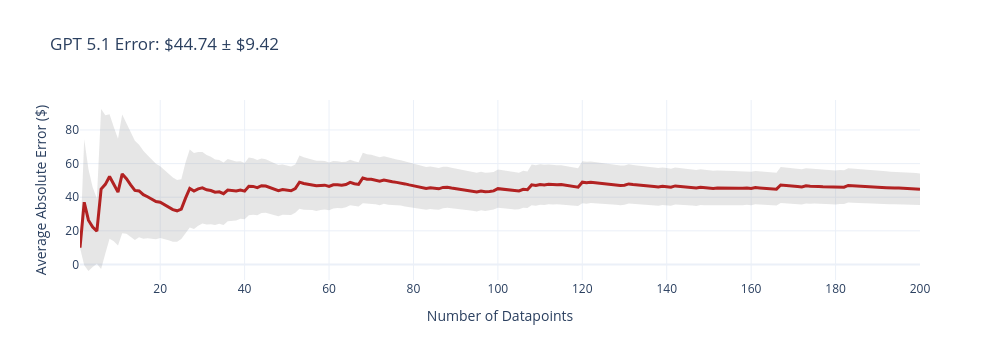
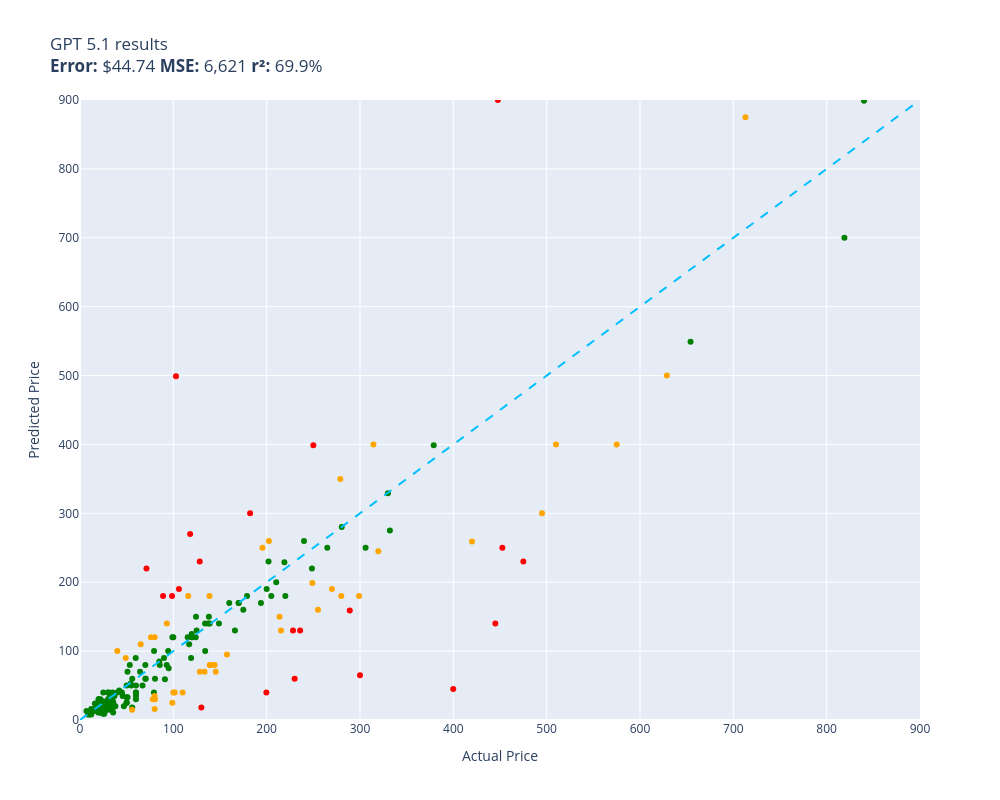

Source (notebook cell) for these figures, in order:
### Code cell
evaluate(gpt_5__1, test)

### Figure 1 — Plotly figure (JSON) as saved in the notebook; plotly's stock layout.template omitted (floating-point values rounded to 4 significant figures; data arrays with more than 128 entries replaced by an {"elided": "..."} marker saying what was removed)
{"data": [{"fill": "toself", "fillcolor": "rgba(128,128,128,0.2)", "hoverinfo": "skip", "line": {"color": "rgba(255,255,255,0)"}, "name": "95% CI", "showlegend": false, "type": "scatter", "x": {"elided": "400 int values"}, "y": {"elided": "400 float values"}}, {"customdata": {"elided": "200x1 float values"}, "hovertemplate": "n=%{x}<br>Avg Error=$%{y:,.2f}<br>±95% CI=$%{customdata[0]:,.2f}<extra></extra>", "line": {"color": "firebrick", "width": 3}, "mode": "lines", "name": "Cumulative Avg Error", "type": "scatter", "x": {"elided": "200 int values"}, "y": {"elided": "200 float values"}}], "layout": {"height": 360, "showlegend": false, "title": {"text": "GPT 5.1 Error: $44.74 ± $9.42"}, "width": 1000, "xaxis": {"title": {"text": "Number of Datapoints"}}, "yaxis": {"title": {"text": "Average Absolute Error ($)"}}}}

### Figure 2 — Plotly figure (JSON) as saved in the notebook; plotly's stock layout.template omitted (floating-point values rounded to 4 significant figures; data arrays with more than 128 entries replaced by an {"elided": "..."} marker saying what was removed)
{"data": [{"customdata": {"elided": "137x1 str values"}, "hovertemplate": "%{customdata[0]}<extra></extra>", "legendgroup": "green", "marker": {"color": "green", "size": 6, "symbol": "circle"}, "mode": "markers", "name": "green", "orientation": "v", "showlegend": true, "type": "scatter", "x": {"elided": "137 float values"}, "xaxis": "x", "y": {"elided": "137 float values"}, "yaxis": "y"}, {"customdata": [["telpo Headlight Assembly Fit For 15 Camr...\nGuess=$179.99 Actual=$115.99"], ["SuppliesOutlet Compatible Toner Cartridg...\nGuess=$80.00 Actual=$144.29"], ["ACDelco GM Original Equipment FW339 Fron...\nGuess=$129.99 Actual=$215.33"], ["Bam France 2002XL Contoured Hightech Bla...\nGuess=$875.00 Actual=$713.00"], ["Mini PC, Kinupute Desktop Computer E3-12...\nGuess=$299.99 Actual=$495.00"], ["Clementoni 39132.5 Jigsaw Puzzle 1,000 P...\nGuess=$15.99 Actual=$79.95"], ["KOMPUTERBAY 4GB 2X 2GB DDR2 1066MHz PC2-...\nGuess=$29.99 Actual=$80.34"], ["Task T24287 Roman Ogee Router Bit with 1...\nGuess=$14.99 Actual=$55.88"], ["Travelpro Platinum Elite Slim Business L...\nGuess=$149.99 Actual=$213.83"], ["15\" Locking Shower Head Extension Arm in...\nGuess=$34.99 Actual=$79.95"], ["Tidal Front + Rear Fender Flares 4PC Poc...\nGuess=$159.99 Actual=$254.99"], ["Wenger City Upgrade Laptop Backpack with...\nGuess=$69.99 Actual=$145.42"], ["MC: Pindicator (Dual Intensity Amber)\nGuess=$99.99 Actual=$40.00"], ["Evan-Fischer Front Bumper Cover Compatib...\nGuess=$259.99 Actual=$202.38"], ["Webcem Solar Shed Light Outdoor Indoor, ...\nGuess=$29.99 Actual=$77.96"], ["Western Digital Enterprise RE4-GP 2TB SA...\nGuess=$40.00 Actual=$109.95"], ["Poison Spyder 10-08-020 Rocker Knocker\nGuess=$499.99 Actual=$628.76"], ["BESTILL Wall Mounted Shower Faucet Set, ...\nGuess=$119.99 Actual=$76.00"], ["Trail Gear Twin Stick Kit for Top Shift ...\nGuess=$179.95 Actual=$279.92"], ["Marvel Legends Series X-Men 6-Inch Archa...\nGuess=$24.99 Actual=$98.95"], ["Grey Pneumatic 1311SD Impact Socket Set\nGuess=$94.99 Actual=$157.43"], ["Aeromotive 13304 Regulator, X1 Adjustabl...\nGuess=$189.99 Actual=$269.95"], ["Walker Exhaust Ultra EPA 16478 Direct Fi...\nGuess=$400.00 Actual=$574.99"], ["MGP Caliper Covers 39011SACURD Red Powde...\nGuess=$199.00 Actual=$249.00"], ["Mikrotik RB3011UIAS-RM RouterBOARD 10xGi...\nGuess=$179.99 Actual=$299.00"], ["AC Compressor & A/C Kit For BMW 335i 335...\nGuess=$399.99 Actual=$314.41"], ["DuraGo 29515020 Front Hub Assembly\nGuess=$69.99 Actual=$128.34"], ["MXR Carbon Copy Deluxe Analog Delay Guit...\nGuess=$249.99 Actual=$195.50"], ["New Replacement seat cover fits Yamaha M...\nGuess=$79.99 Actual=$138.95"], ["UPR Mach 1 Chin Spoiler Fits 94-98 Musta...\nGuess=$109.99 Actual=$64.99"], ["Competition Clutch Disc and Pressure Pla...\nGuess=$399.99 Actual=$510.00"], ["StonKraft Brass Chess Board Game Set wit...\nGuess=$79.99 Actual=$140.00"], ["VIPMOTOZ Sequential Turn Signal Premium ...\nGuess=$349.99 Actual=$278.94"], ["A-Premium Front Suspension Steering Knuc...\nGuess=$89.99 Actual=$48.99"], ["Venom Power Terra Hunter R/T+ R/T All-Te...\nGuess=$245.00 Actual=$319.65"], ["Pacific Drums PDCM1618TTRB 16 x 18 Inche...\nGuess=$259.00 Actual=$419.99"], ["DuraGo BR5330 Front Vented Disc Brake Ro...\nGuess=$39.99 Actual=$101.51"], ["Samsung DA97-07603B Freezer Ice Maker As...\nGuess=$139.99 Actual=$93.02"], ["Targus CityGear Durable Backpack, Black,...\nGuess=$69.99 Actual=$133.43"], ["Garmin 010-12402-10 GT15M-TM Transom-Mou...\nGuess=$179.99 Actual=$138.74"], ["Fitness Center Gym Room Weight Train Dua...\nGuess=$39.99 Actual=$99.99"], ["MonMount Triple Monitor Stand Freestandi...\nGuess=$119.99 Actual=$79.99"]], "hovertemplate": "%{customdata[0]}<extra></extra>", "legendgroup": "orange", "marker": {"color": "orange", "size": 6, "symbol": "circle"}, "mode": "markers", "name": "orange", "orientation": "v", "showlegend": true, "type": "scatter", "x": [116.0, 144.3, 215.3, 713.0, 495.0, 79.95, 80.34, 55.88, 213.8, 79.95, 255.0, 145.4, 40.0, 202.4, 77.96, 110.0, 628.8, 76.0, 279.9, 98.95, 157.4, 269.9, 575.0, 249.0, 299.0, 314.4, 128.3, 195.5, 138.9, 64.99, 510.0, 140.0, 278.9, 48.99, 319.6, 420.0, 101.5, 93.02, 133.4, 138.7, 99.99, 79.99], "xaxis": "x", "y": [180.0, 80.0, 130.0, 875.0, 300.0, 15.99, 29.99, 14.99, 150.0, 34.99, 160.0, 69.99, 99.99, 260.0, 29.99, 40.0, 500.0, 120.0, 179.9, 24.99, 94.99, 190.0, 400.0, 199.0, 180.0, 400.0, 69.99, 250.0, 79.99, 110.0, 400.0, 79.99, 350.0, 89.99, 245.0, 259.0, 39.99, 140.0, 69.99, 180.0, 39.99, 120.0], "yaxis": "y"}, {"customdata": [["RBC12-UPC Replacement Battery Cartridge ...\nGuess=$59.99 Actual=$229.99"], ["DEWALT 20V MAX* XR Impact Driver with Bl...\nGuess=$249.99 Actual=$452.53"], ["Aolemi Oil Rubbed Bronze Single Function...\nGuess=$179.99 Actual=$98.65"], ["JRready ST6313 DT Deutsch Connector Kit,...\nGuess=$39.99 Actual=$199.68"], ["3D Tree Hole Branches 075 Stair Risers D...\nGuess=$17.99 Actual=$129.99"], ["KOHLER 18865-CP Filtered Water Faucet, P...\nGuess=$230.00 Actual=$475.00"], ["Sumerain S1339CM Double Handle Widesprea...\nGuess=$129.99 Actual=$235.86"], ["Lighted Triangle Mirror Cabinet Bathroom...\nGuess=$139.99 Actual=$445.00"], ["ANZO USA 111207 GMC SIERRA 99-06 / YUKON...\nGuess=$299.99 Actual=$182.28"], ["Pioneer 2AM401-BN Two Handle Kitchen Fau...\nGuess=$129.99 Actual=$228.22"], ["LSI Broadcom SAS 9300-8i 8-port 12Gb/s S...\nGuess=$269.99 Actual=$118.00"], ["Canon Sure Shot 90u 35mm Date Camera\nGuess=$45.00 Actual=$399.89"], ["GENUINE VOLVO THERMOSTAT (3.0, 3.2) S60 ...\nGuess=$499.00 Actual=$102.85"], ["CradlePoint Compact Broadband Router (CB...\nGuess=$179.99 Actual=$89.00"], ["Amana Tool - SC587 Carbide Tipped 3-Wing...\nGuess=$219.95 Actual=$71.23"], ["ROHL WSGUM3018WH Wire Sink Grids, White\nGuess=$230.00 Actual=$128.28"], ["Music Hall pa15.3 MM/MC Phono Preamplifi...\nGuess=$399.00 Actual=$250.00"], ["KUNFINE Android Radio CarPlay & Android ...\nGuess=$189.99 Actual=$106.00"], ["Audio Techinca ATW-T1002 System 10 Handh...\nGuess=$159.00 Actual=$289.00"], ["Steering Wheel, Carbon Fiber Automotive ...\nGuess=$899.99 Actual=$447.74"], ["HP Laserjet 2100 Laser Printer W/Test Pr...\nGuess=$65.00 Actual=$299.98"]], "hovertemplate": "%{customdata[0]}<extra></extra>", "legendgroup": "red", "marker": {"color": "red", "size": 6, "symbol": "circle"}, "mode": "markers", "name": "red", "orientation": "v", "showlegend": true, "type": "scatter", "x": [230.0, 452.5, 98.65, 199.7, 130.0, 475.0, 235.9, 445.0, 182.3, 228.2, 118.0, 399.9, 102.8, 89.0, 71.23, 128.3, 250.0, 106.0, 289.0, 447.7, 300.0], "xaxis": "x", "y": [59.99, 250.0, 180.0, 39.99, 17.99, 230.0, 130.0, 140.0, 300.0, 130.0, 270.0, 45.0, 499.0, 180.0, 219.9, 230.0, 399.0, 190.0, 159.0, 900.0, 65.0], "yaxis": "y"}, {"hoverinfo": "skip", "line": {"color": "deepskyblue", "dash": "dash", "width": 2}, "mode": "lines", "name": "y = x", "showlegend": false, "type": "scatter", "x": [0, 900.0], "y": [0, 900.0]}], "layout": {"height": 800, "legend": {"title": {"text": "color"}, "tracegroupgap": 0}, "showlegend": false, "title": {"text": "GPT 5.1 results<br><b>Error:</b> $44.74 <b>MSE:</b> 6,621 <b>r²:</b> 69.9%"}, "width": 1000, "xaxis": {"anchor": "y", "domain": [0, 1], "range": [0, 900.0], "title": {"text": "Actual Price"}}, "yaxis": {"anchor": "x", "domain": [0, 1], "range": [0, 900.0], "title": {"text": "Predicted Price"}}}}
